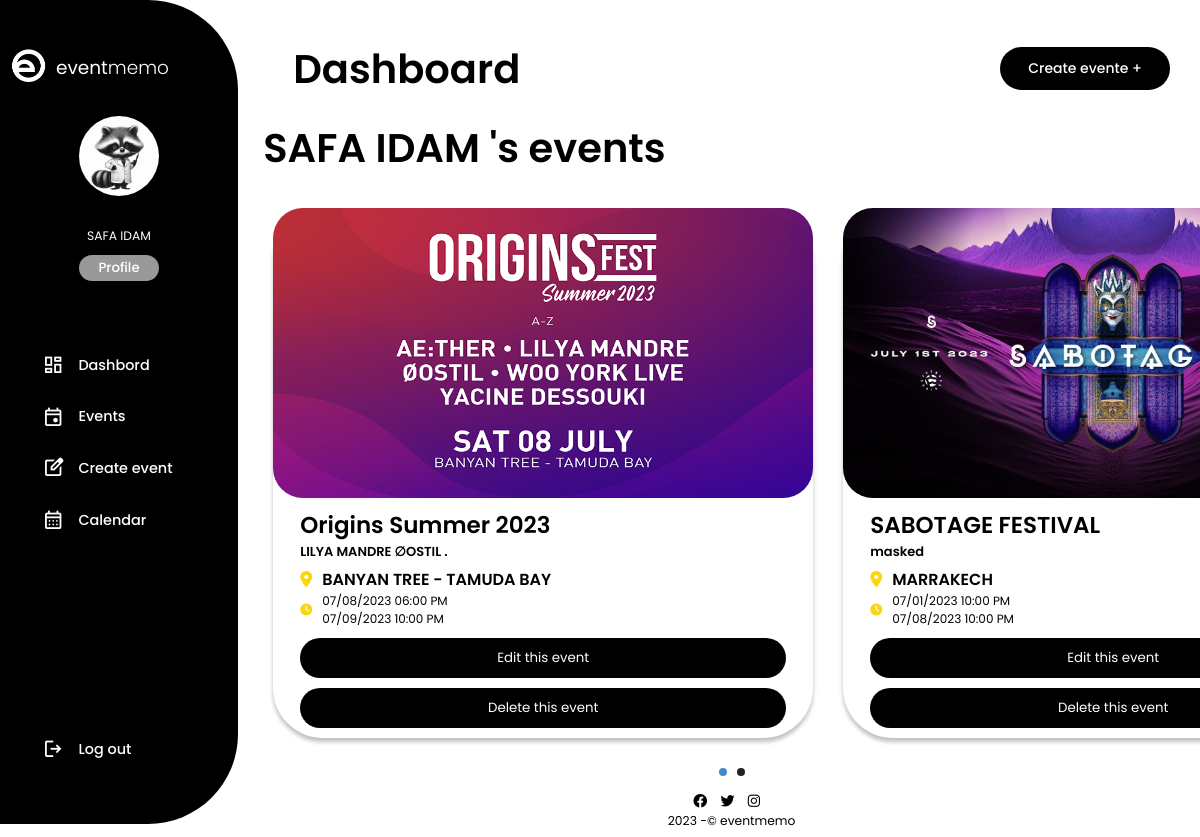
The page /events (signed in) on the database its author committed.
### main.py (models this page shows, shortened)
    class User(db.Model, UserMixin):
        id = db.Column(db.Integer, primary_key=True)
        username = db.Column(db.String(20), nullable=False, unique=True)
        email = db.Column(db.String(90), nullable=False, unique=True)
        date_add = db.Column(db.DateTime, default=datetime.utcnow)
        password_hash = db.Column(db.String(128))
        profil_pic = db.Column(db.String(), nullable=True)
        @property
        def password(self):
            raise AttributeError('password is not a readable attribute')

    class Posts(db.Model):
        id = db.Column(db.Integer, primary_key=True)
        title = db.Column(db.String(90))
        start = db.Column(db.DateTime, nullable=False)
        end = db.Column(db.DateTime, nullable=False)
        author = db.Column(db.Integer, db.ForeignKey(
            'user.id'))
        date_posted = db.Column(db.DateTime, default=datetime.utcnow)
        slug = db.Column(db.String(90))
        place = db.Column(db.String(90))
        image = db.Column(db.String(), nullable=True)

### main.py (the view)
    @app.route('/events')
    @login_required
    def events():
        posts = Posts.query.filter_by(
            author=current_user.id).order_by(Posts.date_posted)
        return render_template("maindashboard.html", posts=posts)

### templates/maindashboard.html (shortened to what this page needs)
{% extends 'dashboardhome.html' %}
{% block content %}
<link rel="stylesheet" href="{{url_for('static', filename='css/event.css')}}" />
<link rel="stylesheet" href="{{url_for('static', filename='css/lightslider.css')}}" />
<link rel="stylesheet" href="https://cdnjs.cloudflare.com/ajax/libs/font-awesome/6.4.0/css/all.min.css"/>
<main>
    <header>
        <h1>Dashboard</h1>
        <button onclick="window.location.href='{{ url_for('create_event') }}'"  class="event-btn">Create evente +</button>
    </header>
    <section>
        <div class="title">
            <h1>{{current_user.username}}'s events</h1>
        </div>
        <div class="event-cards">
            <ul id="autoWidth" class="cs-hidden">
                {% for post in posts %}
                <li class="item-a">
                    <div class="card">
                        {% if post.image %}
                        <img src="{{ url_for('static', filename='images/' + post.image) }}" alt="">
                        {% else %}
                        <img src="{{ url_for('static', filename='images/default2.png')}}" alt="defaultprofil" />
                        {% endif %}
                        <div class="card-details">
                        <h2 class="title-card">{{ post.title }}</h2>
                        <p class="slug">{{ post.slug }}</p>
                        <p class="place"><i class="fa-solid fa-location-dot"></i>{{ post.place }}</p>
                        <div class="date">
                            <i class="fa-solid fa-clock"></i>
                            <div class="start-end">
                                <p class="start">{{ post.start.strftime('%m/%d/%Y') }} <span class="time">{{ post.start.strftime('%I:%M %p') }}</span></p>
                                <p class="end">{{ post.end.strftime('%m/%d/%Y') }} <span class="time">{{ post.end.strftime('%I:%M %p') }}</span></p>
                            </div>
                        </div>
                            <div class="update-btn">
                                <button onclick="window.location.href='{{ url_for('edit_event', id=post.id) }}'">Edit this event</button>
                                <button onclick="window.location.href='{{ url_for('delete_event', id=post.id) }}'">Delete this event</button>
                            </div>
                          </div>
                    </div>
                </li>
                {% endfor %}
            </ul>
        </div>
    </section>
    <footer>
        <div class="social-icons">
            <a href="https://www.facebook.com" target="_blank"><i class="fab fa-facebook" aria-hidden="true"></i></a>
            <a href="https://www.twitter.com" target="_blank"><i class="fab fa-twitter" aria-hidden="true"></i></a>
            <a href="https://www.instagram.com" target="_blank"><i class="fab fa-instagram" aria-hidden="true"></i></a>
        </div>
        <p>2023 -© eventmemo</p>
    </footer>
</main>
</body>
</html>
{% endblock %}

### templates/dashboardhome.html (shortened to what this page needs)
<!DOCTYPE html>
<html lang="en">
  <head>
    <link rel="stylesheet" href="https://cdnjs.cloudflare.com/ajax/libs/font-awesome/6.4.0/css/all.min.css"/>
<link rel="stylesheet" href="{{url_for('static', filename='css/dash.css')}}" />
  </head>
<body>
  <body>
    <div class="container">
      <aside>
          <div class="top">
              <div class="logo">
                  <img src="{{ url_for('static', filename='images/iconlogo.png')}}" alt="">
                  <h2>event<span class="small">memo</span></h2>
              </div>
          </div>
          <div class="sidebar">
              <center>
               <div  class="profile-image">
                {% if current_user.profil_pic %}
            <img
              src="{{ url_for('static', filename='images/' + current_user.profil_pic )}}"
              alt="defaultprofil"
            />
            {% else %}
            <img
              src="{{ url_for('static', filename='images/default.png')}}"
              alt="defaultprofil"
            />
            {% endif %}
               </div>
               <div class="po">
                  <h4>{{current_user.username}} </h4>
                  <button onclick="window.location.href='{{ url_for('update', id=current_user.id) }}'">Profile</button>
                </div>
              </center>
              <a href="{{ url_for('dashboard')}}">
                  <span class="material-symbols-outlined">dashboard</span>
                  <h3>Dashbord</h3>
              </a>
              <a href="{{ url_for('events') }}">
                  <span class="material-symbols-outlined">event</span>
                  <h3>Events</h3>
              </a>
              <a href="{{ url_for('create_event') }}">
                  <span class="material-symbols-outlined">edit_square</span>
                  <h3>Create event</h3>
              </a>
              <a href="{{ url_for('calander') }}">
                  <span class="material-symbols-outlined">calendar_month</span>
                  <h3>Calendar</h3>
              </a>
              <a href="{{ url_for('logout') }}"><span class="material-symbols-outlined">logout</span>
              <h3>Log out</h3>
              </a>
          </div>
      </aside>
  <div class="cont">{% block content %} {% endblock %}</div>
  </body>
</html>

### static/css/dash.css (style rules this page uses)
* { margin: 0; padding: 0; box-sizing: border-box; font-family: 'Poppins', sans-serif; appearance: none; text-decoration: none; list-style: none; font-weight: 400; }
html { font-size: 14px; }
.po { padding: 11px; }
body { width: 100%; height: 100vh; font-family: 'Poppins', sans-serif; font-size: 0.88rem; user-select: none; overflow-x: hidden; }
.container { display: grid; width: 100%; gap: 1.8rem; grid-template-columns: 17rem auto; }
aside { height: 824px; background-color: black; border-radius: 0px 90px 90px 0px; }
aside .top { display: flex; align-items: center; justify-content: space-between; margin-top: 3.4rem; }
aside .logo { display: flex; color: white; align-items: center; }
aside .logo h2 span { font-weight: 300; }
aside .top img { width: 4rem; }
aside .sidebar { display: flex; flex-direction: column; height: 86vh; position: relative; padding-top: 29px; }
.sidebar center { display: flex; flex-direction: column; align-items: center; text-align: center; margin-bottom: 47px; }
.sidebar .profile-image { width: 90px; height: 90px; border-radius: 100px; margin-bottom: 10px; }
.sidebar .profile-image img { width: 80px; height: 80px; margin-bottom: 20px; border-radius: 100%; }
.sidebar center h4 { color: white; font-weight: 400; margin-bottom: 10px; }
.sidebar center button { border: none; color: white; background-color: hsl(300, 1%, 60%); padding: 3px 19px; border-radius: 30px; font-weight: 500; cursor: pointer; transition: 0.2s ease; }
aside .sidebar a { display: flex; color: white; margin-left: 3rem; gap: 1rem; align-items: center; position: relative; height: 3.7rem; transition: all 0.3s ease; }
aside h3 { font-weight: 500; }
aside .sidebar a span { font-size: 1.6rem; }
aside .sidebar a:last-child { position: absolute; bottom: 0rem; width: 87%; }
main { margin-top: 1.4rem; display: grid; grid-template-rows: 7rem auto 4rem; }
main header { display: flex; align-items: center; justify-content: space-between; width: 100%; padding: 20px 30px; }
main header h1 { font-size: 40px; font-weight: 600; padding-right: 20px; }
main header .event-btn { color: white; border: none; border-radius: 30px; background-color: black; padding: 11px 28px; font-size: 14px; font-weight: 500; cursor: pointer; transition: all 0.3s ease; }
section { display: grid; grid-template-rows: 4rem auto; gap: 1rem; width: 100%; }
section .title h1 { font-size: 40px; font-weight: 600; }
section .event-cards { overflow: hidden; }
section .event-cards .card { width: 350px; height: 516px; box-shadow: 0px 4px 4px rgba(0, 0, 0, 0.25); border-radius: 50px; display: flex; flex-direction: column; align-items: center; box-sizing: border-box; margin: 20px 10px; }
section .event-cards .card img { width: 350px; height: 250px; margin-bottom: 10px; }
section .event-cards .card h2 { font-size: 30px; font-weight: 600; }
section .event-cards .card .slug { font-size: 20px; font-weight: 600; margin-bottom: 5px; }
section .event-cards .card .place { font-size: 16px; font-weight: 600; }
section .event-cards .card .place i { margin-right: 10px; }
section .event-cards .card .date { display: flex; align-items: center; font-size: 16px; font-weight: 600; margin-bottom: 10px; }
section .event-cards .card .date i { margin-right: 10px; }
footer { width: 100%; text-align: center; margin-top: -56 px; }
footer .social-icons a { font-size: 14px; font-weight: 600; margin-right: 10px; color: black; }

### static/css/lightslider.css (style rules this page uses)
.lightSlider:before, .lightSlider:after { content: " "; display: table; }
.lightSlider { overflow: hidden; margin: 0; }
.lSSlideWrapper > .lightSlider:after { clear: both; }
.lSSlideWrapper .lSSlide { -webkit-transform: translate(0px, 0px); -ms-transform: translate(0px, 0px); transform: translate(0px, 0px); -webkit-transition: all 1s; -webkit-transition-property: -webkit-transform,height; -moz-transition-property: -moz-transform,height; transition-property: transform,height; -webkit-transition-duration: inherit !important; transition-duration: inherit !important; -webkit-transition-timing-function: inherit !important; transition-timing-function: inherit !important; }
.lSSlideOuter .lightSlider, .lSSlideOuter .lSPager { padding-left: 0; list-style: none outside none; }
.lSSlideOuter .lightSlider > *, .lSSlideOuter .lSGallery li { float: left; }
.lightSlider.lsGrab > * { cursor: -webkit-grab; cursor: -moz-grab; cursor: -o-grab; cursor: -ms-grab; cursor: grab; }

### rows shown on the page
User: profil_pic (picture), username "SAFA IDAM"
Posts: image (picture), title "Origins Summer 2023", slug "LILYA MANDRE ∅OSTIL .", place "BANYAN TREE - TAMUDA BAY", start "07/08/2023", start "06:00 PM", end "07/09/2023", end "10:00 PM"
Posts: image (picture), title "SABOTAGE FESTIVAL", slug "masked", place "MARRAKECH", start "07/01/2023", start "10:00 PM", end "07/08/2023", end "10:00 PM"
